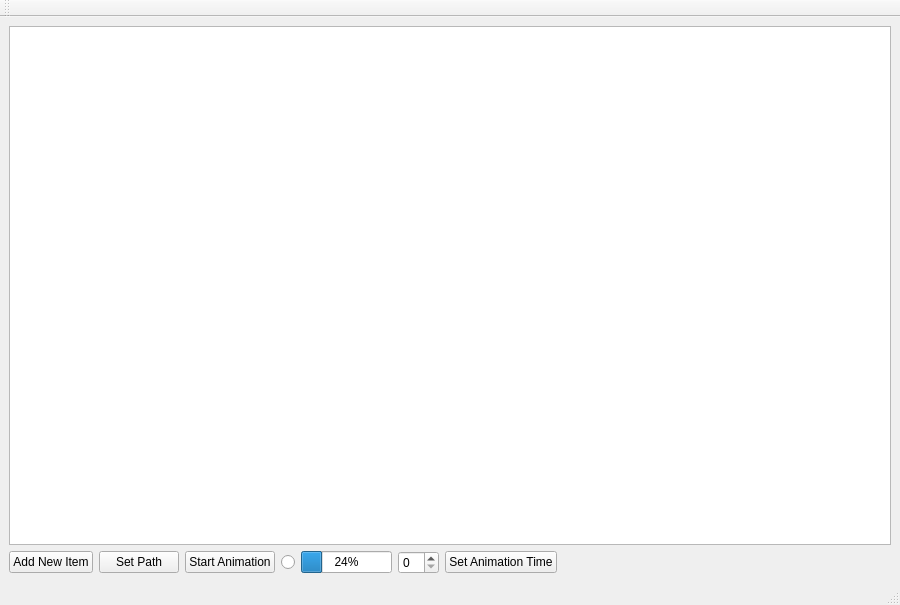
<ui version="4.0" >
 <class>MainWindow</class>
 <widget class="QMainWindow" name="MainWindow" >
  <property name="geometry" >
   <rect>
    <x>0</x>
    <y>0</y>
    <width>900</width>
    <height>605</height>
   </rect>
  </property>
  <property name="minimumSize" >
   <size>
    <width>100</width>
    <height>100</height>
   </size>
  </property>
  <property name="windowTitle" >
   <string>QMTSim</string>
  </property>
  <property name="windowIcon" >
   <iconset resource="../resource.qrc" >
    <normaloff>:/newPrefix/logo.jpg</normaloff>:/newPrefix/logo.jpg</iconset>
  </property>
  <widget class="QWidget" name="centralwidget" >
   <property name="geometry" >
    <rect>
     <x>0</x>
     <y>33</y>
     <width>900</width>
     <height>553</height>
    </rect>
   </property>
   <layout class="QGridLayout" name="gridLayout" >
    <item row="0" column="0" colspan="8" >
     <widget class="QGraphicsView" name="view" >
      <property name="cursor" stdset="0" >
       <cursorShape>PointingHandCursor</cursorShape>
      </property>
      <property name="toolTip" >
       <string/>
      </property>
     </widget>
    </item>
    <item row="1" column="0" >
     <widget class="QPushButton" name="addItemButton" >
      <property name="text" >
       <string>Add New Item</string>
      </property>
     </widget>
    </item>
    <item row="1" column="1" >
     <widget class="QPushButton" name="setPathButton" >
      <property name="text" >
       <string>Set Path</string>
      </property>
     </widget>
    </item>
    <item row="1" column="2" >
     <widget class="QPushButton" name="startAnimationButton" >
      <property name="text" >
       <string>Start Animation</string>
      </property>
     </widget>
    </item>
    <item row="1" column="3" >
     <widget class="QRadioButton" name="startAnimation_Radio" >
      <property name="text" >
       <string/>
      </property>
     </widget>
    </item>
    <item row="1" column="4" >
     <widget class="QProgressBar" name="animationProgressBar" >
      <property name="value" >
       <number>24</number>
      </property>
     </widget>
    </item>
    <item row="1" column="5" >
     <widget class="QSpinBox" name="animationtime" >
      <property name="statusTip" >
       <string>Time in milliseconds</string>
      </property>
     </widget>
    </item>
    <item row="1" column="6" >
     <widget class="QPushButton" name="setAnimationTimeButton" >
      <property name="text" >
       <string>Set Animation Time</string>
      </property>
     </widget>
    </item>
    <item row="1" column="7" >
     <spacer name="horizontalSpacer" >
      <property name="orientation" >
       <enum>Qt::Horizontal</enum>
      </property>
      <property name="sizeHint" stdset="0" >
       <size>
        <width>717</width>
        <height>20</height>
       </size>
      </property>
     </spacer>
    </item>
   </layout>
  </widget>
  <widget class="QMenuBar" name="menubar" >
   <property name="geometry" >
    <rect>
     <x>0</x>
     <y>0</y>
     <width>900</width>
     <height>21</height>
    </rect>
   </property>
  </widget>
  <widget class="QStatusBar" name="statusbar" >
   <property name="geometry" >
    <rect>
     <x>0</x>
     <y>586</y>
     <width>900</width>
     <height>19</height>
    </rect>
   </property>
  </widget>
  <widget class="QToolBar" name="toolBar" >
   <property name="geometry" >
    <rect>
     <x>0</x>
     <y>21</y>
     <width>900</width>
     <height>12</height>
    </rect>
   </property>
   <property name="windowTitle" >
    <string>toolBar</string>
   </property>
   <attribute name="toolBarArea" >
    <enum>TopToolBarArea</enum>
   </attribute>
   <attribute name="toolBarBreak" >
    <bool>false</bool>
   </attribute>
  </widget>
 </widget>
 <resources>
  <include location="../resource.qrc" />
 </resources>
 <connections>
  <connection>
   <sender>startAnimationButton</sender>
   <signal>clicked()</signal>
   <receiver>startAnimation_Radio</receiver>
   <slot>toggle()</slot>
   <hints>
    <hint type="sourcelabel" >
     <x>212</x>
     <y>567</y>
    </hint>
    <hint type="destinationlabel" >
     <x>272</x>
     <y>567</y>
    </hint>
   </hints>
  </connection>
 </connections>
</ui>
